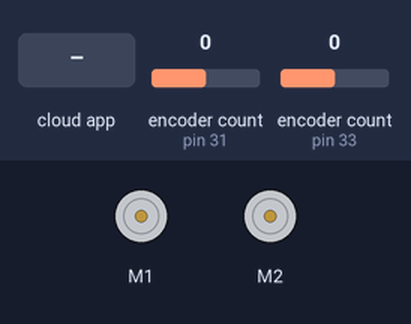
This sketch was run on a simulated Arduino Mega 2560, built with avr-gcc and run on an emulated ATmega2560. On the bench: 2 × DC motor (green arrow = forward, orange = backward, longer = faster). Inputs (shaded band) come from the test bench; at power-on: encoder count (sensors on pin 31, pin 33) 0. The ROS host is connected and sends only what is stated.

Above: at 1.2 s.
1.3 s: the phone or cloud app sets angular.z to -100
At 4.1 s:
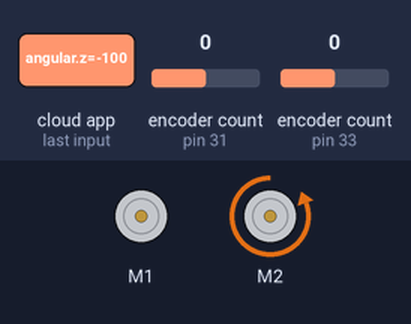
4.3 s: the phone or cloud app sets linear.x to 100
At 5.5 s:
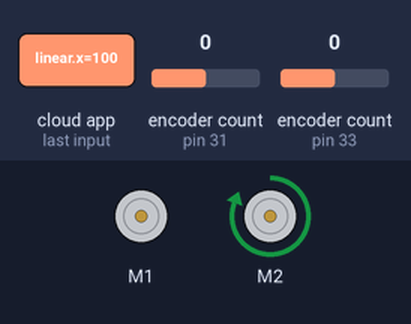
5.8 s: the phone or cloud app sets angular.z to 0
At 7.0 s:
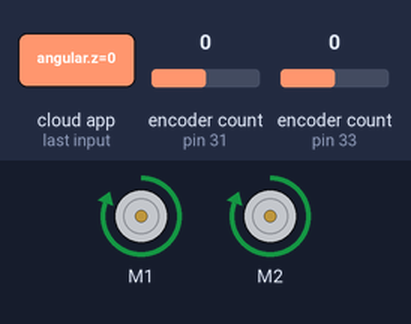
7.3 s: the phone or cloud app sets linear.x to -100
At 8.5 s:
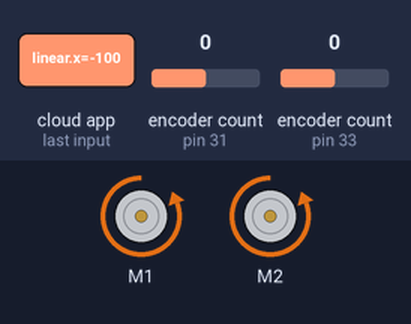
8.8 s: the phone or cloud app sets angular.z to 100
At 11.7 s:
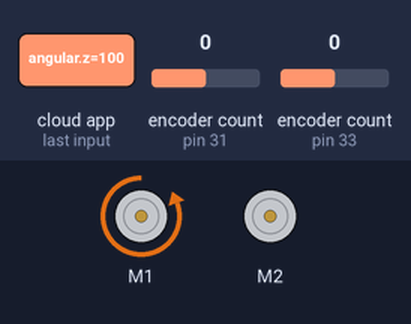
11.8 s: the phone or cloud app sets linear.x to 0
At 13.4 s:
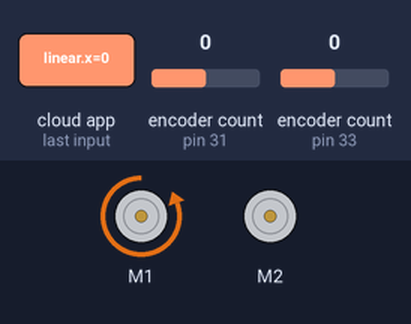
Timing chart, 0 to 14.4 s (numbered marks = the images above; inputs shaded):
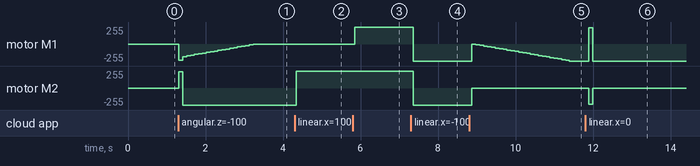

Measured:
- after the input at 1.3 s, motor M1: stopped → backward 244/255 at once, → backward 188/255 0.10 s later, → backward 177/255 0.10 s later, → backward 167/255 0.10 s later, … (21 changes in this stretch); motor M2: stopped → forward 244/255 at once, → backward 255/255 0.10 s later
- after the input at 4.3 s, motor M2: backward 255/255 → forward 255/255 at once
- after the input at 5.8 s, motor M1: stopped → forward 255/255 after 0.05 s
- after the input at 7.3 s, motor M1, motor M2: forward 255/255 → backward 255/255 after 0.06 s
- after the input at 8.8 s, motor M1: backward 255/255 → stopped after 0.07 s, → backward 10/255 0.10 s later, → backward 20/255 0.10 s later, → backward 30/255 0.10 s later, … (26 changes in this stretch); motor M2: backward 255/255 → stopped after 0.07 s
- after the input at 11.8 s, motor M1: backward 255/255 → forward 244/255 after 0.10 s, → backward 255/255 0.10 s later; motor M2: stopped → backward 244/255 after 0.10 s, → stopped 0.10 s later

The sketch:

Encoders_speed.ino
```cpp
#include <Encoder.h>
#include <ros.h>
#include <std_msgs/Float32MultiArray.h>
#include <geometry_msgs/Twist.h>
#include "DualMC33926MotorShield.h"

DualMC33926MotorShield md;

Encoder myEnc1(31, 32);
Encoder myEnc2(33, 34);

ros::NodeHandle  nh;
const float pi = 3.141516;
float r = 0.075, refsign=0.0, ref = 0.0;
float angle = 0;

std_msgs::Float32MultiArray flt_msg;
ros::Publisher motor_speed("motor_speed", &flt_msg);

void messageCb( const geometry_msgs::Twist& toggle_msg){
  refsign = toggle_msg.linear.x;
  ref=abs(toggle_msg.linear.x);
  angle = toggle_msg.angular.z;
}

ros::Subscriber<geometry_msgs::Twist> sub("cmd_vel", &messageCb );

long oldPosition1  = -999, oldPosition2  = -999;
float rads1 = 0.0, rads2 = 0.0;

unsigned long t1,t2;

float ki = 1000.8, ki2 = 1000.8;
float kp = 605.5, kp2 = 605.5;

float T=0.1;
float a,b,c;
float a2,b2,c2;
float eant = 0,uant = 0, eact=0, uact=0;
float eant2 = 0,uant2 = 0, eact2=0, uact2=0;
float factor = 100000;


float y_k, u_k = 0;
float y_k2, u_k2 =0;
long newPosition1, newPosition2;
float data[2];


void setup() {
  //Serial.begin(115200);
  md.init();
  md.setM1Speed(0);
  md.setM2Speed(0);
  nh.initNode();
  nh.advertise(motor_speed);
  nh.subscribe(sub);


  a = 1*factor;
  b = (kp+(ki*T)/2.)*factor;
  c = (ki*T/2.-kp)*factor;

  a2 = 1*factor;
  b2 = (kp2+(ki2*T)/2.)*factor;
  c2 = (ki2*T/2.-kp2)*factor;
}

void loop() {

  t1 = millis();
  nh.spinOnce();
  newPosition1 = myEnc1.read();
  if (newPosition1 != oldPosition1) {
    rads1 = abs(oldPosition1-newPosition1)*(pi/100.0);
    rads1 = rads1*r;
    oldPosition1 = newPosition1;
  }else{
    rads1=0;
  }
  newPosition2 = myEnc2.read();
  if (newPosition2 != oldPosition2) {
    rads2 = abs(oldPosition2-newPosition2)*(pi/100.0);
    rads2 = rads2*r;
    oldPosition2 = newPosition2;
  }else{
    rads2=0;
  }

  y_k = rads1;
  if( angle != 0 && ref != 0){
    ref = angle * .16;
  }
  eact = ref-y_k;
  uact = (a*uant+b*eact+c*eant)/factor;
  uact = min(uact,400.);
  uact = max(uact,0.);

  nh.spinOnce();
  y_k2 = rads2;
  if( angle != 0 && ref != 0){
    ref = angle * -.16;
  }
  eact2 = ref-y_k2;
  uact2 = (a*uant2+b*eact2+c*eant2)/factor;
  uact2 = min(uact2,400.);
  uact2 = max(uact2,0.);

  //float w = (uact-uact2)/0.33;
  if(ref == 0 && angle >=0){
    ref = angle * -.16;
    ref = (ref * 400.0)/(0.52*0.32);
    md.setM1Speed(-ref);
    md.setM2Speed(ref);
  }else if(ref == 0 && angle <0){
    ref = angle * .16;
    ref = (ref * 400.0)/(0.52*0.32);
    md.setM1Speed(ref);
    md.setM2Speed(-ref);

  }else if(refsign > 0 ){
    md.setM1Speed(uact);
    md.setM2Speed(uact2);
  }else {
    md.setM1Speed(-uact);
    md.setM2Speed(-uact2);
  }


  data[0] = rads1;
  data[1] = rads2;
  flt_msg.data = data;
  flt_msg.data_length = 2;
  motor_speed.publish( &flt_msg );
  uant = uact;
  eant = eact;

  uant2 = uact2;
  eant2 = eact2;

  t2 = millis();
  nh.spinOnce();
  delay(100-(t2-t1));
}
```
